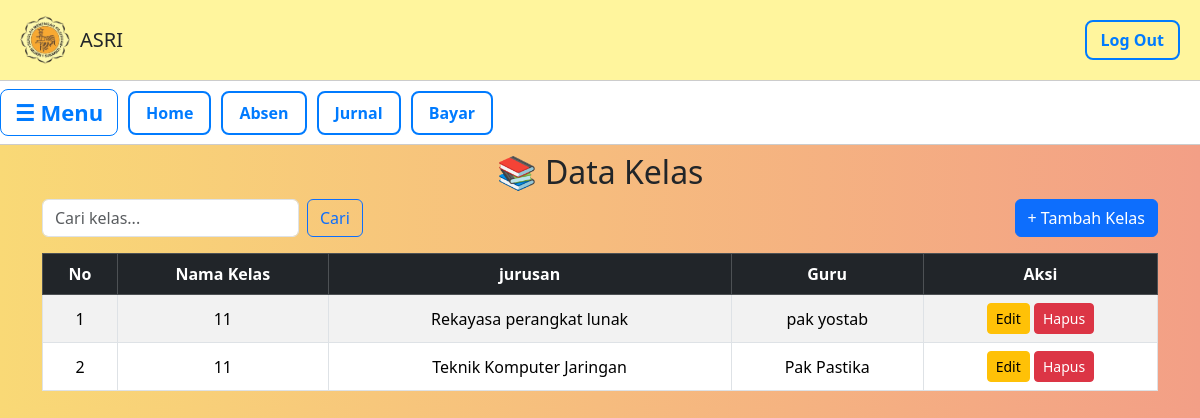
Screenshot of /Data/kelas/kelas.php with the database file from the repository.
### tables this page shows
CREATE TABLE `kelas` (
  `id_kelas` int NOT NULL,
  `nama_kelas` varchar(12) NOT NULL,
  `id_guru` int NOT NULL,
  `id_jurusan` int NOT NULL
);

CREATE TABLE `jurusan` (
  `id_jurusan` int NOT NULL,
  `nama_jurusan` varchar(50) NOT NULL,
  `singkatan` varchar(5) NOT NULL
);

CREATE TABLE `guru` (
  `id_guru` int NOT NULL,
  `nama_guru` varchar(100) NOT NULL,
  `tgl_lahir` date NOT NULL,
  `alamat` text NOT NULL,
  `telp` varchar(15) NOT NULL,
  `username` varchar(20) NOT NULL,
  `password` varchar(35) NOT NULL
);

### Data/kelas/kelas.php (the view, shortened to what this page needs)
<!DOCTYPE html>
<html lang="id">
<head>
  <link rel="stylesheet" href="../../admin.css">
</head>
<body>
  <header>
    <div class="logo">
      <img src="../../Image/lgo.png" alt="Logo">
      <h1>ASRI</h1>
    </div>
    <a href="../../index.php" class="logout">Log Out</a>
  </header>
  <div class="navbar">
    <button class="menu-toggle" onclick="toggleSidebar()">☰ Menu</button>
    <a href ="../../Data/data.php" class="btn-secondary">Home</a>
    <a href="../../Data/absen/absen.php" class="btn-secondary">Absen</a>
    <a href="../../Data/jurnal/jurnal.php" class="btn-secondary">Jurnal</a>
    <a href="../../Data/bayar/pembayaran.php" class="btn-secondary">Bayar</a>
  </div>
<?php
include "../../koneksi.php";
$cari = "";
if (isset($_GET['cari']) && $_GET['cari'] != "") {
    $cari = $_GET['cari'];
    $result = mysqli_query($koneksi, "SELECT * FROM kelas, jurusan, guru
                                      WHERE kelas.id_jurusan = jurusan.id_jurusan
                                      AND kelas.id_guru = guru.id_guru
                                      AND nama_kelas LIKE '%$cari%'
                                      ORDER BY id_kelas DESC");
} else {
    $result = mysqli_query($koneksi, "SELECT * FROM kelas, jurusan, guru WHERE kelas.id_jurusan = jurusan.id_jurusan AND kelas.id_guru = guru.id_guru ORDER BY id_kelas DESC");
}
?>
<link href="https://cdn.jsdelivr.net/npm/bootstrap@5.3.3/dist/css/bootstrap.min.css" rel="stylesheet">
<div class="container mt-2">
    <h2 class="mb-2 text-center">📚 Data Kelas</h2>
    <div class="d-flex justify-content-between mb-3">
        <form class="d-flex" method="get" action="">
            <input class="form-control me-2" type="search" name="cari" placeholder="Cari kelas..." value="<?= htmlspecialchars($cari) ?>">
            <button class="btn btn-outline-primary" type="submit">Cari</button>
        </form>
        <a href="kelas_tambah.php" class="btn btn-primary">+ Tambah Kelas</a>
    </div>
    <div class="table-responsive">
        <table class="table table-bordered table-striped table-hover align-middle text-center">
            <thead class="table-dark">
                <tr>
                    <th>No</th>
                    <th>Nama Kelas</th>
                    <th>jurusan</th>
                    <th>Guru</th>
                    <th>Aksi</th>
                </tr>
            </thead>
            <tbody>
            <?php
            $no = 1;
            if (mysqli_num_rows($result) > 0) {
                while ($row = mysqli_fetch_assoc($result)) { ?>
                    <tr>
                        <td><?= $no++ ?></td>
                        <td><?= $row['nama_kelas'] ?></td>
                        <td><?= $row['nama_jurusan'] ?></td>
                        <td><?= $row['nama_guru'] ?></td>
                        <td>
                            <a href="kelas_edit.php?id=<?= $row['id_kelas'] ?>" class="btn btn-sm btn-warning">Edit</a>
                            <a href="kelas_hapus.php?id=<?= $row['id_kelas'] ?>"
                               class="btn btn-sm btn-danger"
                               onclick="return confirm('Yakin ingin menghapus Data Kelas ini?')">Hapus</a>
                        </td>
                    </tr>
            <?php }
            } else { ?>
                <tr>
                    <td colspan="5" class="text-center text-muted">⚠️ Data tidak ditemukan</td>
                </tr>
            <?php } ?>
            </tbody>
        </table>
    </div>
</div>

### admin.css (style rules this page uses)
body { margin: 0; font-family: Arial, sans-serif; background: linear-gradient(90deg , #f9d976, #f39f86); }
header { background: #fff59d; padding: 15px 20px; display: flex; justify-content: space-between; align-items: center; border-bottom: 1px solid #ccc; flex-wrap: wrap; }
header .logo { display: flex; align-items: center; gap: 10px; }
header img { height: 50px; }
header h1 { font-size: 20px; margin: 0; }
.logout { border: 2px solid #007bff; background: none; color: #007bff; padding: 6px 14px; border-radius: 8px; font-weight: bold; text-decoration: none; transition: 0.3s; }
.btn-secondary { display: inline-block; background: #fff; color: #007bff; border: 2px solid #007bff; padding: 8px 16px; border-radius: 8px; text-decoration: none; font-weight: bold; transition: 0.3s; }
.navbar { background: white; display: flex; align-items: center; gap: 10px; padding: 10px; flex-wrap: wrap; border-bottom: 1px solid #ccc; justify-content: flex-start !important; }
.navbar button { border: 1px solid #007bff; background: none; color: #007bff; padding: 6px 14px; border-radius: 8px; font-weight: bold; cursor: pointer; transition: 0.3s; }
.menu-toggle { font-size: 22px; cursor: pointer; border: none; background: none; }

### rows the page displays
kelas: nama_kelas "11", id_jurusan.nama_jurusan "Rekayasa perangkat lunak", id_guru.nama_guru "pak yostab"
kelas: nama_kelas "11", id_jurusan.nama_jurusan "Teknik Komputer Jaringan", id_guru.nama_guru "Pak Pastika"
